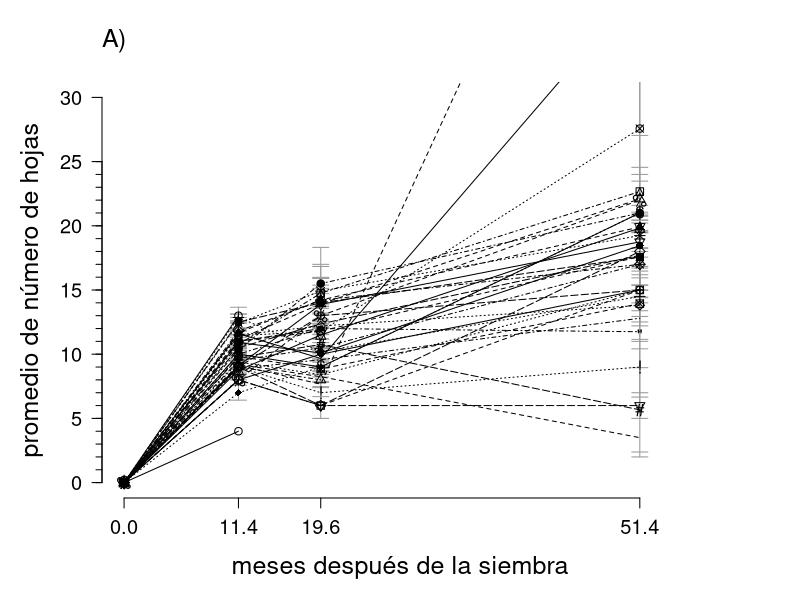
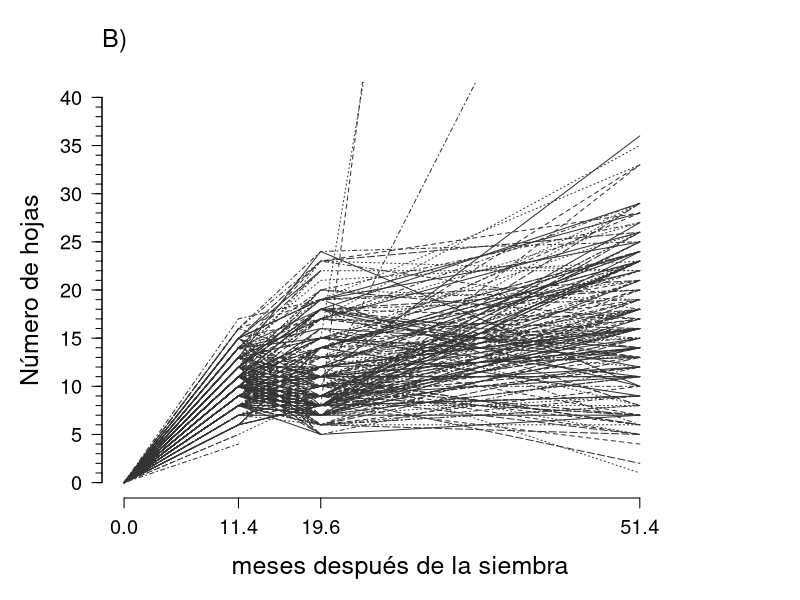

Source code (R) for these figures, in order: (Note: this script raises an error after producing the figures.)
################################################################################################################
#################################################################################################################
#################################################################################################################
#
##### TASA DE CRECIMIENTO DE LA PROGENIE DE LAS PLANTAS MADRE#######
#
#################################################################################################################
#################################################################################################################
#################################################################################################################
#
# INTRODUCCIÓN:
#
#
# REQUERIMIENTOS
# "PhenotypicDataProgeny_Quebradas_2020Marzo.csv"
# "PhenotypicDataProgeny_Quebradas_2020Octubre.csv"
# "PhenotypicDataProgeny_Quebradas_2023Junio.csv"
# "PhenotypicGroupAssignment_2023septiembre08_120644.csv"
#
#
# CONTENIDO
# 1) Datos preliminares: Carga de librerías y lectura de datos
# 2) Seleccionar las variables a usar en cada tabla
# 3) Crear marco de datos del crecimiento
# 4) Examinar el crecimiento

#################################################################################################################
#################################################################################################################
#################################################################################################################


#################################################################################################################
#################################################################################################################
# 1) Datos preliminares: Carga de librerías y lectura de datos
#################################################################################################################
#################################################################################################################

#################################################################################################################
# 1.1) Librerías.

library(tidyverse) #limpiar y organizar datos

#seleccionar directorio de trabajo
setwd("C:/Users/usuario/Documents/Jardin_comun/Progenie/datos")

#################################################################################################################
# 1.2)leer las tablas

datos.fenotipicos.marzo <-
  read.table(
    "PhenotypicDataProgeny_Quebradas_2020Marzo.csv",
    header = T,
    sep = ","
  )
datos.fenotipicos.octubre <-
  read.table(
    "PhenotypicDataProgeny_Quebradas_2020Octubre.csv",
    header = T,
    sep = ","
  )
datos.fenotipicos.junio <-
  read.table(
    "PhenotypicDataProgeny_Quebradas_2023Junio.csv",
    header = T,
    sep = ","
  )

#################################################################################################################
#################################################################################################################
# 2) Seleccionar las variables a usar en cada tabla
#################################################################################################################
#################################################################################################################

#################################################################################################################
# 2.1)primera medida (11.4 meses DS): marzo de 2020
summary(datos.fenotipicos.marzo)
head(datos.fenotipicos.marzo)
dim(datos.fenotipicos.marzo)# 250 plantas hijas sembradas y 26 variables

# 2.1.1)subconjunto de las columnas: unir las variables Bandeja, fila y columna para crear variable
# nombre.progenie; seleccionar las variables para analizar tasa de crecimiento
colnames(datos.fenotipicos.marzo)
datos.fenotipicos.marzo.selected <- datos.fenotipicos.marzo %>%
  unite("nombre.progenie", c(Bandeja, Fila, Columna)) %>%
  select(
    Número.colección.planta.madre,
    nombre.progenie,
    Longitud.tallo..cm.,
    Número.de.hojas
  ) %>%
  mutate(
    Número.colección.planta.madre=as.numeric(Número.colección.planta.madre),
    tiempo= 11.4
  )
head(datos.fenotipicos.marzo.selected)

# 2.1.2) Remover plantas de la progenie sin madre asignada o datos faltantes

# cuantas plantas madres están representadas
unique(datos.fenotipicos.marzo.selected$Número.colección.planta.madre)
length(unique(
  datos.fenotipicos.marzo.selected$Número.colección.planta.madre))## 38 plantas madres representadas

rows.with.na <-
  unique(which(is.na(datos.fenotipicos.marzo.selected), arr.ind = T)[, 1])
rows.with.na # especímenes con valores NA
length(rows.with.na)# 14 plántulas hijas con NA

#correr las siguietes líneas en caso de existir NAs
datos.fenotipicos.marzo.selected <-
  datos.fenotipicos.marzo.selected[-rows.with.na,]
dim(datos.fenotipicos.marzo.selected) # 236 hijas con todos los datos
class(datos.fenotipicos.marzo.selected)
summary(datos.fenotipicos.marzo.selected)
head(datos.fenotipicos.marzo.selected)

length(unique(
  datos.fenotipicos.marzo.selected$Número.colección.planta.madre
))## hay representación de 37 plantas madres
unique(datos.fenotipicos.marzo.selected$Número.colección.planta.madre)##cuáles

#################################################################################################################
# 2.2) segunda medida (19.6 meses DS): octubre de 2020
summary(datos.fenotipicos.octubre)
head(datos.fenotipicos.octubre)
dim(datos.fenotipicos.octubre)# 250 plantas hijas sembradas y 33 variables


# 2.2.1) subconjunto de las columnas: unir las variables Bandeja, fila y columna para crear variable
# nombre.progenie; seleccionar las variables de crecimiento

colnames(datos.fenotipicos.octubre)
datos.fenotipicos.octubre.selected <- 
  datos.fenotipicos.octubre %>%
  unite("nombre.progenie", c(Bandeja, Fila, Columna)) %>%
  select(
    Número.colección.planta.madre,
    nombre.progenie,
    Longitud.tallo..cm.,
    Número.de.hojas
  ) %>%
  mutate(
    Número.colección.planta.madre = as.numeric(Número.colección.planta.madre),
    tiempo= 19.6)

head(datos.fenotipicos.octubre.selected)

unique(datos.fenotipicos.octubre.selected$Número.colección.planta.madre)
length(unique(
  datos.fenotipicos.octubre.selected$Número.colección.planta.madre))## 38 plantas madres representadas

#Remover filas sin madre asignada

datos.fenotipicos.octubre.selected <- 
  datos.fenotipicos.octubre.selected %>% 
  filter(!is.na(Número.colección.planta.madre))

#################################################################################################################
# 2.3) tercera medida (51.4 meses DS): junio de 2023
summary(datos.fenotipicos.junio)
head(datos.fenotipicos.junio)
dim(datos.fenotipicos.junio)# 179 plantas hijas sembradas y 26 variables

# 2.3.1)subconjunto de las columnas: unir las variables Bandeja, fila y columna para crear variable
# nombre.progenie; seleccionar las variables para analizar supervivencia

colnames(datos.fenotipicos.junio)
datos.fenotipicos.junio.selected <- datos.fenotipicos.junio %>%
  unite("nombre.progenie", c(Bandeja, Fila, Columna)) %>%
  select(
    Número.colección.planta.madre,
    nombre.progenie,
    Longitud.tallo..mm.,
    Número.de.hojas
  ) %>%
  mutate(
    Longitud.tallo..cm.= Longitud.tallo..mm./10,.keep="unused",# Pasar a cm la longitud del tallo
    Número.colección.planta.madre = as.numeric(Número.colección.planta.madre),
    tiempo= 51.4
  ) 
#Remover filas sin madre asignada

datos.fenotipicos.octubre.selected <- 
  datos.fenotipicos.octubre.selected %>% 
  filter(!is.na(Número.colección.planta.madre))

head(datos.fenotipicos.junio.selected)

#################################################################################################################
#################################################################################################################
# 3) Crear marco de datos del crecimiento
#################################################################################################################
#################################################################################################################

#################################################################################################################
# 3.1) combinar la tablas

crecimiento <-
  bind_rows(
    datos.fenotipicos.marzo.selected,
    datos.fenotipicos.junio.selected,
    datos.fenotipicos.octubre.selected
  )
View(crecimiento)

crecimiento <- 
  crecimiento %>% 
  rename(Collector.Collection.Number= Número.colección.planta.madre,
         Longitud.tallo= Longitud.tallo..cm.,
         Numero.hojas =Número.de.hojas)


#################################################################################################################
#################################################################################################################
# 4) Examinar el crecimiento
#################################################################################################################
#################################################################################################################

#################################################################################################################
# 4.1) Número de hojas

# 4.1.1) Gráfica del promedio de hojas por planta madre

numero.hojas.madre <- 
  crecimiento %>% 
  select(Collector.Collection.Number,
         Numero.hojas,
         tiempo) %>% 
  filter(!is.na(Numero.hojas)) %>% 
  group_by(tiempo,Collector.Collection.Number) %>% 
  summarise(promedio= list(mean_se(Numero.hojas)) ) %>% 
  unnest(cols = c(promedio))


promedio.numero.hojas.madre <- 
  numero.hojas.madre%>% 
  select(tiempo, Collector.Collection.Number,y) %>% 
  spread(Collector.Collection.Number, y)
dim(promedio.numero.hojas.madre)

tiempo.0 <- data.frame(matrix(0, ncol=38, nrow=1))
colnames(tiempo.0) <- colnames(promedio.numero.hojas.madre)

promedio.numero.hojas.madre <- 
  bind_rows(tiempo.0,
            promedio.numero.hojas.madre)
#gráfica promedio en el tiempo
#par(mar=c(5, 4, 4, 2) + 0.1) #valor por defecto
par(mar = c(5, 5, 4, 5) + 0.1)
matplot(
  promedio.numero.hojas.madre$tiempo,
  promedio.numero.hojas.madre[, -1],
  axes = F,
  type = "n",
  pch= 1:37,
  main = NA,
  cex.lab = 1.5,
  ylim = c(0, 30),
  xlim = c(0, 55),
  xaxt = "n",
  bty = "n",
  col = "gray20",
  xlab = "meses después de la siembra",
  ylab = "promedio de número de hojas"
)
title(expression("A)"), adj = 0, cex.main = 1.5)
axis(
  side = 1,
  at = c(0, 11.4, 19.6, 51.4),
  labels = T,
  cex.axis = 1.2
)
axis(
  side = 2,
  at = seq(0, 30, 5),
  labels = T,
  tcl = -0.5,
  las = 1,
  cex.axis = 1.2
)
axis(
  side = 2,
  at = seq(0, 25, 1),
  labels = F,
  tcl = -0.3
)
matlines(numero.hojas.madre$tiempo,
        numero.hojas.madre[, 4:5],
        col="gray60",
        lty= 1)

barras.error.1 <- 
  numero.hojas.madre %>% 
  ungroup() %>% 
  mutate(tiempo= tiempo-0.8) %>% 
  select(tiempo, ymin, ymax, Collector.Collection.Number)
barras.error.2 <- 
  numero.hojas.madre %>% 
  ungroup() %>% 
  mutate(tiempo= tiempo+0.8) %>% 
  select(tiempo, ymin, ymax, Collector.Collection.Number)
barras.error <- 
  bind_rows(barras.error.1,barras.error.2)

barras.min <- 
  barras.error %>% 
  select(-ymax) %>% 
  spread(Collector.Collection.Number,ymin)
matlines(barras.min[1:2,1], 
         barras.min[1:2,-1],
         col= "gray60",
         lty=1)
matlines(barras.min[3:4,1], 
         barras.min[3:4,-1],
         col= "gray60",
         lty =1)
matlines(barras.min[5:6,1], 
         barras.min[5:6,-1],
         col= "gray60",
         lty=1)

barras.max <- 
  barras.error %>% 
  select(-ymin) %>% 
  spread(Collector.Collection.Number,ymax)
matlines(barras.max[1:2,1], 
         barras.max[1:2,-1],
         col= "gray60",
         lty=1)
matlines(barras.max[3:4,1], 
         barras.max[3:4,-1],
         col= "gray60",
         lty =1)
matlines(barras.max[5:6,1], 
         barras.max[5:6,-1],
         col= "gray60",
         lty=1)
matlines(
  promedio.numero.hojas.madre$tiempo,
  promedio.numero.hojas.madre[, -1],
  axes = F,
  type = "o",
  pch= 1:37,
  main = NA,
  cex.lab = 1.5,
  ylim = c(0, 30),
  xlim = c(0, 55),
  xaxt = "n",
  bty = "n",
  col = "black"
)

# 4.1.2) Gráfica de número hojas por plántula

numero.hojas<- 
  crecimiento %>% 
  select(Numero.hojas,
         tiempo, nombre.progenie) %>% 
  filter(!is.na(Numero.hojas)) %>% 
  spread(nombre.progenie, Numero.hojas)

dim(numero.hojas)

tiempo.0 <- data.frame(matrix(0, ncol=238, nrow=1))
colnames(tiempo.0) <- colnames(numero.hojas)

numero.hojas <- 
  bind_rows(tiempo.0,
            numero.hojas)

#Gráfica
par(mar = c(5, 5, 4, 5) + 0.1)
matplot(
  numero.hojas$tiempo,
  numero.hojas[, -1],
  axes = F,
  type = "l",
  main = NA,
  cex.lab = 1.5,
  ylim = c(0, 40),
  xlim = c(0, 55),
  xaxt = "n",
  bty = "n",
  col = "gray20",
  xlab = "meses después de la siembra",
  ylab = "Número de hojas"
)
title(expression("B)"), adj = 0, cex.main = 1.5)
axis(
  side = 1,
  at = c(0, 11.4, 19.6, 51.4),
  labels = T,
  cex.axis = 1.2
)
axis(
  side = 2,
  at = seq(0, 40, 5),
  labels = T,
  tcl = -0.5,
  las = 1,
  cex.axis = 1.2
)
axis(
  side = 2,
  at = seq(0, 40, 1),
  labels = F,
  tcl = -0.3
)

# 4.1.3) Promedio de número de hojas en el tiempo

hojas <- crecimiento %>% 
  select(Numero.hojas,
         tiempo, nombre.progenie, Collector.Collection.Number) %>% 
  filter(!is.na(Numero.hojas)) %>% 
  mutate(tiempo= tiempo/12)

# Número de plántulas con hojas contadas
hojas %>% 
  group_by(tiempo) %>% 
  summarise(n=length(Numero.hojas))

# promedio número de hojas y mediana
hojas %>% 
  summarise (promedio = mean(Numero.hojas),
             mediana=median(Numero.hojas),
             desviacion=sd(Numero.hojas))

# promedio mediana desviacion
# 1 12.75199      11   5.616075

# Numero de hojas promedio por tiempo
promedio.hojas.tiempo <- 
  hojas%>%
  group_by(tiempo) %>% 
  summarise(promedio = mean(Numero.hojas),
            desviacion= sd(Numero.hojas))
# tiempo promedio desviacion
# <dbl>    <dbl>      <dbl>
#   1   0.95     10.6       2.35
# 2   1.63     11.6       4.58
# 3   4.28     17.3       7.20

#summary(lm(promedio~log(tiempo), data= promedio.hojas.tiempo))  
# Call:
#   lm(formula = promedio ~ tiempo, data = promedio.hojas.tiempo)
# 
# Residuals:
#   1        2        3 
# 0.17549 -0.22074  0.04525 
# 
# Coefficients:
#   Estimate Std. Error t value Pr(>|t|)  
# (Intercept)   8.4228     0.3100   27.17   0.0234 *
#   tiempo        2.0553     0.1147   17.92   0.0355 *
#   ---
#   Signif. codes:  0 ‘***’ 0.001 ‘**’ 0.01 ‘*’ 0.05 ‘.’ 0.1 ‘ ’ 1
# 
# Residual standard error: 0.2856 on 1 degrees of freedom
# Multiple R-squared:  0.9969,	Adjusted R-squared:  0.9938 
# F-statistic: 321.1 on 1 and 1 DF,  p-value: 0.03549

# 4.1.4) Promedios del número de hojas por planta madre

promedio.hojas.madre <- 
  hojas %>% 
  group_by(Collector.Collection.Number, tiempo) %>% 
  summarise(promedio = mean(Numero.hojas),
            desviacion= sd(Numero.hojas), 
            mediana=median(Numero.hojas)) %>% 
  ungroup()

promedio.hojas.madre %>% 
  group_by(tiempo) %>% 
  summarise(promedio.1=mean(promedio),
            desviacion= sd(promedio)) 



# 4.1.5) Histogramas de la pendiente del crecimiento en términos de número de hojas

 pendiente.promedio.hojas.madre <-
   promedio.hojas.madre %>% 
   mutate(m.11.4=)

#################################################################################################################
# 4.2) Longitud del tallo.

# 4.2.1) Gráfica del promedio longitud de tallo por planta madre

longitud.tallo.madre <- 
  crecimiento %>% 
  select(Collector.Collection.Number,
                         Longitud.tallo,
                         tiempo) %>% 
  filter(!is.na(Longitud.tallo)) %>% 
  group_by(tiempo, Collector.Collection.Number) %>% 
  summarise(promedio= list(mean_se(Longitud.tallo)) ) %>% 
  unnest(cols = c(promedio))

promedio.longitud.tallo.madre <- 
  longitud.tallo.madre%>% 
  select(tiempo, Collector.Collection.Number,y) %>% 
  spread(Collector.Collection.Number, y)
dim(promedio.longitud.tallo.madre)

tiempo.0 <- data.frame(matrix(0, ncol=38, nrow=1))
colnames(tiempo.0) <- colnames(promedio.longitud.tallo.madre)

promedio.longitud.tallo.madre <- 
  bind_rows(tiempo.0,
            promedio.longitud.tallo.madre)

#gráfica promedio en el tiempo
#par(mar=c(5, 4, 4, 2) + 0.1) #valor por defecto
par(mar = c(5, 5, 4, 5) + 0.1)
matplot(
  promedio.longitud.tallo.madre$tiempo,
  promedio.longitud.tallo.madre[, -1],
  axes = F,
  type = "n",
  pch= 1:37,
  main = NA,
  cex.lab = 1.5,
  ylim = c(0, 10),
  xlim = c(0, 55),
  xaxt = "n",
  bty = "n",
  col = "gray20",
  xlab = "meses después de la siembra",
  ylab = "promedio longitud tallo (cm)"
)
title(expression("C)"), adj = 0, cex.main = 1.5)
axis(
  side = 1,
  at = c(0, 11.4, 19.6, 51.4),
  labels = T,
  cex.axis = 1.2
)
axis(
  side = 2,
  at = seq(0, 10, 2),
  labels = T,
  tcl = -0.5,
  las = 1,
  cex.axis = 1.2
)
axis(
  side = 2,
  at = seq(0, 10, 0.5),
  labels = F,
  tcl = -0.3
)
matlines(longitud.tallo.madre$tiempo,
         longitud.tallo.madre[, 4:5],
         col="gray60",
         lty= 1)

barras.error.1 <- 
  longitud.tallo.madre %>% 
  ungroup() %>% 
  mutate(tiempo= tiempo-0.8) %>% 
  select(tiempo, ymin, ymax, Collector.Collection.Number)
barras.error.2 <- 
  longitud.tallo.madre %>% 
  ungroup() %>% 
  mutate(tiempo= tiempo+0.8) %>% 
  select(tiempo, ymin, ymax, Collector.Collection.Number)
barras.error <- 
  bind_rows(barras.error.1,barras.error.2)

barras.min <- 
  barras.error %>% 
  select(-ymax) %>% 
  spread(Collector.Collection.Number,ymin)
matlines(barras.min[1:2,1], 
         barras.min[1:2,-1],
         col= "gray60",
         lty=1)
matlines(barras.min[3:4,1], 
         barras.min[3:4,-1],
         col= "gray60",
         lty =1)
matlines(barras.min[5:6,1], 
         barras.min[5:6,-1],
         col= "gray60",
         lty=1)

barras.max <- 
  barras.error %>% 
  select(-ymin) %>% 
  spread(Collector.Collection.Number,ymax)
matlines(barras.max[1:2,1], 
         barras.max[1:2,-1],
         col= "gray60",
         lty=1)
matlines(barras.max[3:4,1], 
         barras.max[3:4,-1],
         col= "gray60",
         lty =1)
matlines(barras.max[5:6,1], 
         barras.max[5:6,-1],
         col= "gray60",
         lty=1)
matlines(
  promedio.longitud.tallo.madre$tiempo,
  promedio.longitud.tallo.madre[, -1],
  axes = F,
  type = "o",
  pch= 1:37,
  main = NA,
  cex.lab = 1.5,
  ylim = c(0, 10),
  xlim = c(0, 55),
  xaxt = "n",
  bty = "n",
  col = "black"
)

# 4.2.2) Gráfica longitud de tallo por plántula

longitud.tallo<- 
  crecimiento %>% 
  select(Longitud.tallo,
         tiempo, nombre.progenie) %>% 
  filter(!is.na(Longitud.tallo)) %>% 
  spread(nombre.progenie, Longitud.tallo)

dim(longitud.tallo)

tiempo.0 <- data.frame(matrix(0, ncol=238, nrow=1))
colnames(tiempo.0) <- colnames(longitud.tallo)

longitud.tallo <- 
  bind_rows(tiempo.0,
            longitud.tallo)

#Gráfica
par(mar = c(5, 5, 4, 5) + 0.1)
matplot(
  longitud.tallo$tiempo,
  longitud.tallo[, -1],
  axes = F,
  type = "l",
  main = NA,
  cex.lab = 1.5,
  ylim = c(0, 10),
  xlim = c(0, 55),
  xaxt = "n",
  bty = "n",
  col = "gray20",
  xlab = "meses después de la siembra",
  ylab = "Longitud del tallo (cm)"
)
title(expression("D)"), adj = 0, cex.main = 1.5)
axis(
  side = 1,
  at = c(0, 11.4, 19.6, 51.4),
  labels = T,
  cex.axis = 1.2
)
axis(
  side = 2,
  at = seq(0, 10, 2),
  labels = T,
  tcl = -0.5,
  las = 1,
  cex.axis = 1.2
)
axis(
  side = 2,
  at = seq(0, 10, 0.5),
  labels = F,
  tcl = -0.3
)

# 4.2.3) Promedio de longitud del tallos en el tiempo

tallos <- crecimiento %>% 
  select(Longitud.tallo,
         tiempo, nombre.progenie, Collector.Collection.Number) %>% 
  filter(!is.na(Longitud.tallo)) %>% 
  mutate(tiempo= tiempo/12)

# Número de plántulas con longitud de tallos medidas
tallos %>% 
  group_by(tiempo) %>% 
  summarise(n=length(Longitud.tallo))
# tiempo     n
# <dbl> <int>
#   1   0.95   236
# 2   1.63   220
# 3   4.28   173

# promedio longtud de tallos y mediana
tallos %>% 
  summarise (promedio = mean(Longitud.tallo),
             mediana=median(Longitud.tallo),
             desviacion=sd(Longitud.tallo))

# promedio mediana desviacion
# 1 2.452221     1.3   2.328058

#   Longitud de tallo promedio por tiempo
promedio.tallo.tiempo <- 
  tallos%>%
  group_by(tiempo) %>% 
  summarise(promedio = mean(Longitud.tallo),
            desviacion= sd(Longitud.tallo))
# tiempo promedio desviacion
# <dbl>    <dbl>      <dbl>
#   1   0.95    0.846      0.376
# 2   1.63    1.42       0.578
# 3   4.28    5.96       1.38

#summary(lm(promedio~log(tiempo), data= promedio.hojas.tiempo))  
# Call:
#   lm(formula = promedio ~ tiempo, data = promedio.hojas.tiempo)
# 
# Residuals:
#   1        2        3 
# 0.17549 -0.22074  0.04525 
# 
# Coefficients:
#   Estimate Std. Error t value Pr(>|t|)  
# (Intercept)   8.4228     0.3100   27.17   0.0234 *
#   tiempo        2.0553     0.1147   17.92   0.0355 *
#   ---
#   Signif. codes:  0 ‘***’ 0.001 ‘**’ 0.01 ‘*’ 0.05 ‘.’ 0.1 ‘ ’ 1
# 
# Residual standard error: 0.2856 on 1 degrees of freedom
# Multiple R-squared:  0.9969,	Adjusted R-squared:  0.9938 
# F-statistic: 321.1 on 1 and 1 DF,  p-value: 0.03549

# 4.2.4) Promedios del número de hojas por planta madre

promedio.tallos.madre <- 
  tallos %>% 
  group_by(Collector.Collection.Number) %>% 
  summarise(promedio = mean(Longitud.tallo),
            desviacion= sd(Longitud.tallo))
View(promedio.tallos.madre)
summary(lm(Longitud.tallo~as.factor(Collector.Collection.Number), data=tallos))
plot(as.factor(tallos$Collector.Collection.Number), tallos$Numero.hojas)
  